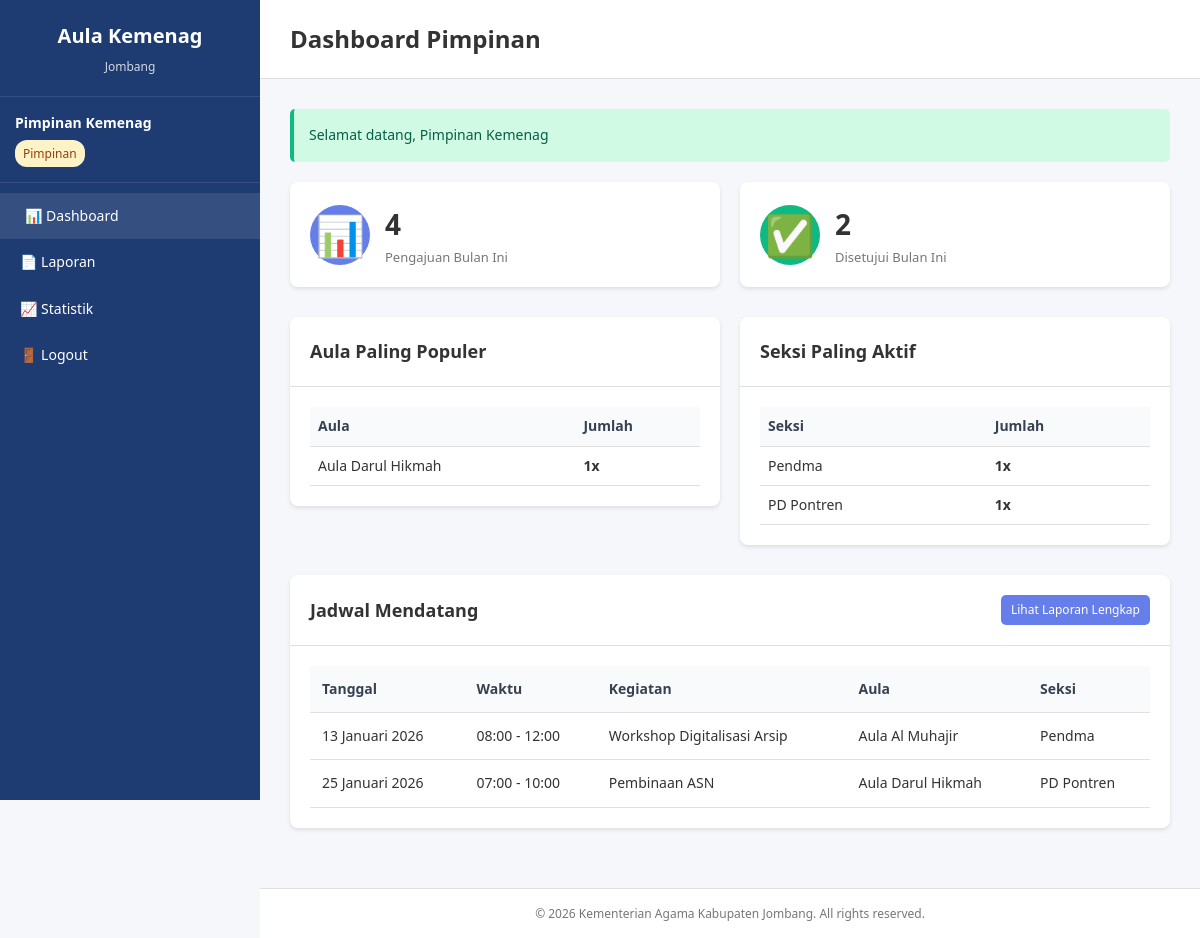
Screenshot of /pimpinan/dashboard.php (signed in) with the database file from the repository.
### tables this page shows
CREATE TABLE `pengajuan_aula` (
  `id` int NOT NULL,
  `kode_pengajuan` varchar(50) NOT NULL,
  `user_id` int NOT NULL,
  `seksi_id` int NOT NULL,
  `aula_id` int NOT NULL,
  `nama_pemohon` varchar(100) NOT NULL,
  `tanggal_mulai` date NOT NULL,
  `tanggal_selesai` date NOT NULL,
  `waktu_mulai` time NOT NULL,
  `waktu_selesai` time NOT NULL,
  `nama_kegiatan` varchar(200) NOT NULL,
  `jumlah_peserta` int DEFAULT NULL,
  `keterangan` text,
  `status_id` int DEFAULT '1',
  `alasan_penolakan` text,
  `disetujui_oleh` int DEFAULT NULL,
  `tanggal_persetujuan` datetime DEFAULT NULL,
  `created_at` timestamp NULL DEFAULT CURRENT_TIMESTAMP,
  `updated_at` timestamp NULL DEFAULT CURRENT_TIMESTAMP ON UPDATE CURRENT_TIMESTAMP
);

CREATE TABLE `aula` (
  `id` int NOT NULL,
  `nama_aula` varchar(100) NOT NULL,
  `kapasitas` int DEFAULT NULL,
  `fasilitas` text,
  `keterangan` text,
  `status` enum('aktif','nonaktif') DEFAULT 'aktif',
  `created_at` timestamp NULL DEFAULT CURRENT_TIMESTAMP,
  `updated_at` timestamp NULL DEFAULT CURRENT_TIMESTAMP ON UPDATE CURRENT_TIMESTAMP
);

CREATE TABLE `seksi` (
  `id` int NOT NULL,
  `nama_seksi` varchar(100) NOT NULL,
  `keterangan` text,
  `created_at` timestamp NULL DEFAULT CURRENT_TIMESTAMP,
  `updated_at` timestamp NULL DEFAULT CURRENT_TIMESTAMP ON UPDATE CURRENT_TIMESTAMP
);

### config/database.php (called while the page is built, shortened)
<?php
function format_tanggal($date) {
    $bulan = array(
        1 => 'Januari', 'Februari', 'Maret', 'April', 'Mei', 'Juni',
        'Juli', 'Agustus', 'September', 'Oktober', 'November',
        'Desember'
    );
    $split = explode('-', $date);
    return $split[2] . ' ' . $bulan[(int)$split[1]] . ' ' . $split[0];
}
?>

### pimpinan/dashboard.php (the view, shortened to what this page needs)
<?php
require_once '../config/database.php';
$bulan_ini = date('Y-m');
$pengajuan_bulan_ini = mysqli_fetch_assoc(mysqli_query($conn,
    "SELECT COUNT(*) as total FROM pengajuan_aula
     WHERE DATE_FORMAT(created_at, '%Y-%m') = '$bulan_ini'"))['total'];
$disetujui_bulan_ini = mysqli_fetch_assoc(mysqli_query($conn,
    "SELECT COUNT(*) as total FROM pengajuan_aula
     WHERE status_id = 2
     AND DATE_FORMAT(tanggal_persetujuan, '%Y-%m') = '$bulan_ini'"))['total'];
$aula_populer = mysqli_query($conn,
    "SELECT a.nama_aula, COUNT(h.id) as total
     FROM histori_penggunaan h
     LEFT JOIN aula a ON h.aula_id = a.id
     GROUP BY h.aula_id
     ORDER BY total DESC
     LIMIT 5"
);
$seksi_aktif = mysqli_query($conn,
    "SELECT s.nama_seksi, COUNT(p.id) as total
     FROM pengajuan_aula p
     LEFT JOIN seksi s ON p.seksi_id = s.id
     WHERE p.status_id = 2
     GROUP BY p.seksi_id
     ORDER BY total DESC
     LIMIT 5"
);
$today = date('Y-m-d');
$jadwal_mendatang = mysqli_query($conn,
    "SELECT p.*, a.nama_aula, s.nama_seksi
     FROM pengajuan_aula p
     LEFT JOIN aula a ON p.aula_id = a.id
     LEFT JOIN seksi s ON p.seksi_id = s.id
     WHERE p.status_id = 2
     AND p.tanggal_mulai >= '$today'
     ORDER BY p.tanggal_mulai, p.waktu_mulai
     LIMIT 10"
);
include '../includes/header.php';
?>
<div class="dashboard-stats">
    <div class="stat-card stat-primary">
        <div class="stat-icon">📊</div>
        <div class="stat-info">
            <h3><?php echo $pengajuan_bulan_ini; ?></h3>
            <p>Pengajuan Bulan Ini</p>
        </div>
    </div>
    <div class="stat-card stat-success">
        <div class="stat-icon">✅</div>
        <div class="stat-info">
            <h3><?php echo $disetujui_bulan_ini; ?></h3>
            <p>Disetujui Bulan Ini</p>
        </div>
    </div>
</div>
<div class="row">
    <div class="col-md-6">
        <div class="card">
            <div class="card-header">
                <h3>Aula Paling Populer</h3>
            </div>
            <div class="card-body">
                <?php if (mysqli_num_rows($aula_populer) == 0): ?>
                <p class="text-muted">Belum ada data</p>
                <?php else: ?>
                <table class="table table-sm">
                    <thead>
                        <tr>
                            <th>Aula</th>
                            <th class="text-right">Jumlah</th>
                        </tr>
                    </thead>
                    <tbody>
                        <?php
                        mysqli_data_seek($aula_populer, 0);
                        while ($a = mysqli_fetch_assoc($aula_populer)):
                        ?>
                        <tr>
                            <td><?php echo $a['nama_aula']; ?></td>
                            <td class="text-right"><strong><?php echo $a['total']; ?>x</strong></td>
                        </tr>
                        <?php endwhile; ?>
                    </tbody>
                </table>
                <?php endif; ?>
            </div>
        </div>
    </div>
    <div class="col-md-6">
        <div class="card">
            <div class="card-header">
                <h3>Seksi Paling Aktif</h3>
            </div>
            <div class="card-body">
                <?php if (mysqli_num_rows($seksi_aktif) == 0): ?>
                <p class="text-muted">Belum ada data</p>
                <?php else: ?>
                <table class="table table-sm">
                    <thead>
                        <tr>
                            <th>Seksi</th>
                            <th class="text-right">Jumlah</th>
                        </tr>
                    </thead>
                    <tbody>
                        <?php
                        mysqli_data_seek($seksi_aktif, 0);
                        while ($s = mysqli_fetch_assoc($seksi_aktif)):
                        ?>
                        <tr>
                            <td><?php echo $s['nama_seksi']; ?></td>
                            <td class="text-right"><strong><?php echo $s['total']; ?>x</strong></td>
                        </tr>
                        <?php endwhile; ?>
                    </tbody>
                </table>
                <?php endif; ?>
            </div>
        </div>
    </div>
</div>
<div class="card">
    <div class="card-header">
        <h3>Jadwal Mendatang</h3>
        <a href="laporan.php" class="btn btn-sm btn-primary">Lihat Laporan Lengkap</a>
    </div>
    <div class="card-body">
        <?php if (mysqli_num_rows($jadwal_mendatang) == 0): ?>
        <p class="text-muted">Tidak ada jadwal mendatang</p>
        <?php else: ?>
        <div class="table-responsive">
            <table class="table">
                <thead>
                    <tr>
                        <th>Tanggal</th>
                        <th>Waktu</th>
                        <th>Kegiatan</th>
                        <th>Aula</th>
                        <th>Seksi</th>
                    </tr>
                </thead>
                <tbody>
                    <?php
                    mysqli_data_seek($jadwal_mendatang, 0);
                    while ($j = mysqli_fetch_assoc($jadwal_mendatang)):
                    ?>
                    <tr>
                        <td><?php echo format_tanggal($j['tanggal_mulai']); ?></td>
                        <td><?php echo substr($j['waktu_mulai'], 0, 5); ?> - <?php echo substr($j['waktu_selesai'], 0, 5); ?></td>
                        <td><?php echo $j['nama_kegiatan']; ?></td>
                        <td><?php echo $j['nama_aula']; ?></td>
                        <td><?php echo $j['nama_seksi']; ?></td>
                    </tr>
                    <?php endwhile; ?>
                </tbody>
            </table>
        </div>
        <?php endif; ?>
    </div>
</div>
<?php include '../includes/footer.php'; ?>

### assets/css/style.css (style rules this page uses)
* { margin: 0; padding: 0; box-sizing: border-box; }
body { font-family: "Segoe UI", Tahoma, Geneva, Verdana, sans-serif; font-size: 14px; line-height: 1.6; color: #333; background: #f5f7fa; }
.row { display: flex; flex-wrap: wrap; margin: 0 -10px; }
.col-md-6 { flex: 0 0 50%; max-width: 50%; padding: 0 10px; }
.card { background: white; border-radius: 8px; box-shadow: 0 2px 4px rgba(0, 0, 0, 0.1); margin-bottom: 30px; overflow: hidden; }
.card-header { padding: 20px; border-bottom: 1px solid #e0e0e0; display: flex; justify-content: space-between; align-items: center; }
.card-header h3 { font-size: 18px; color: #333; }
.card-body { padding: 20px; }
.dashboard-stats { display: grid; grid-template-columns: repeat(auto-fit, minmax(200px, 1fr)); gap: 20px; margin-bottom: 30px; }
.stat-card { background: white; border-radius: 8px; padding: 20px; box-shadow: 0 2px 4px rgba(0, 0, 0, 0.1); display: flex; align-items: center; gap: 15px; }
.stat-icon { font-size: 40px; width: 60px; height: 60px; display: flex; align-items: center; justify-content: center; border-radius: 50%; background: #f5f7fa; }
.stat-info h3 { font-size: 28px; margin: 0; color: #333; }
.stat-info p { margin: 0; color: #777; font-size: 13px; }
.stat-primary .stat-icon { background: #667eea; color: white; }
.stat-success .stat-icon { background: #10b981; color: white; }
.btn { padding: 8px 16px; border: none; border-radius: 5px; cursor: pointer; font-size: 14px; text-decoration: none; display: inline-block; transition: all 0.3s; }
.btn-primary { background: #667eea; color: white; }
.btn-sm { padding: 5px 10px; font-size: 12px; }
.table-responsive { overflow-x: auto; }
.table { width: 100%; border-collapse: collapse; }
.table th, .table td { padding: 12px; text-align: left; border-bottom: 1px solid #e0e0e0; }
.table thead th { background: #f9fafb; font-weight: 600; color: #374151; }
.table-sm th, .table-sm td { padding: 8px; }
.text-right { text-align: right; }

### rows the page displays
pengajuan_aula: tanggal_mulai "13 Januari 2026", waktu_mulai "08:00", waktu_selesai "12:00", nama_kegiatan "Workshop Digitalisasi Arsip", aula.nama_aula "Aula Al Muhajir", seksi.nama_seksi "Pendma"
pengajuan_aula: tanggal_mulai "25 Januari 2026", waktu_mulai "07:00", waktu_selesai "10:00", nama_kegiatan "Pembinaan ASN", aula.nama_aula "Aula Darul Hikmah", seksi.nama_seksi "PD Pontren"

### other values shown
$_SESSION['nama_lengkap'] "Pimpinan Kemenag"
$_SESSION['nama_role'] "Pimpinan"
$page_title "Dashboard Pimpinan"
$flash['message'] "Selamat datang, Pimpinan Kemenag"
$pengajuan_bulan_ini "4"
$disetujui_bulan_ini "2"
$a['nama_aula'] "Aula Darul Hikmah"
$a['total'] "1"
$s['nama_seksi'] "Pendma"
$s['total'] "1"
$s['nama_seksi'] "PD Pontren"
